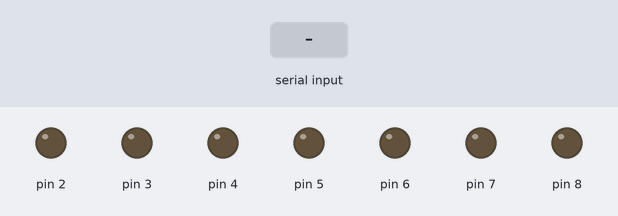
This sketch was run on a simulated Arduino Nano, built with avr-gcc and run on an emulated ATmega328P. Shown: output pins drawn as LEDs (lit = HIGH). The test bench sets the inputs (shaded band).

Above: at 1.2 s.
1.3 s: "a" received over Serial
At 1.8 s:
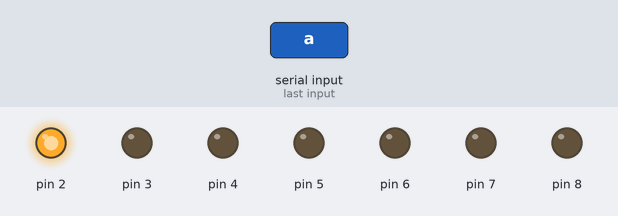
2.8 s: byte 100 ('d') received over Serial
At 4.0 s:
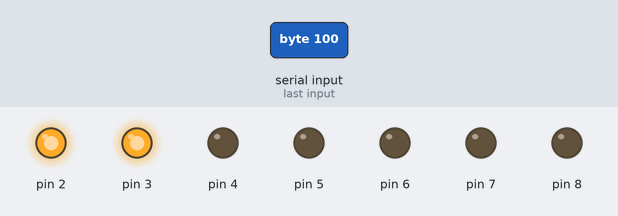
4.3 s: byte 103 ('g') received over Serial
At 5.3 s:
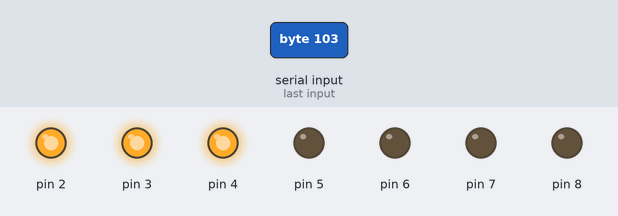
5.8 s: byte 102 ('f') received over Serial
At 6.5 s:
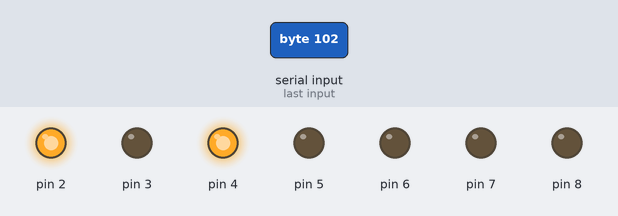
7.3 s: byte 106 ('j') received over Serial
At 7.6 s:
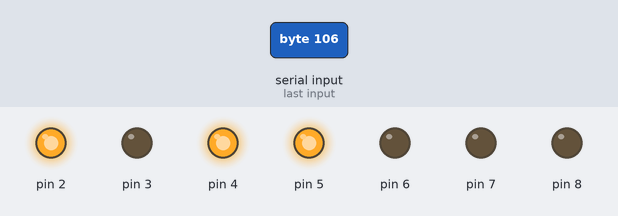
8.8 s: byte 105 ('i') received over Serial
At 9.9 s:
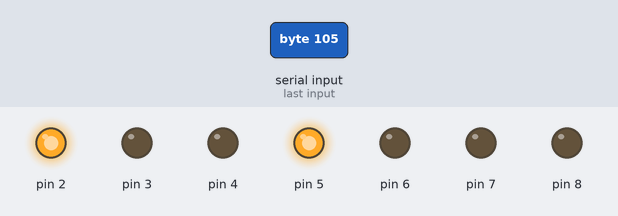
Timing chart, 0 to 11.3 s (numbered marks = the images above; inputs shaded):
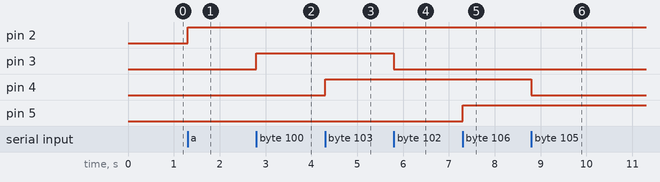

The sketch:

arduinoController.ino
```cpp
#include <Wire.h>
#include <Adafruit_Sensor.h>
#include <Adafruit_BMP280.h>
#include <BH1750.h>
#include <MQ135.h>
MQ135 gasSensor = MQ135(A3);
#define RZERO 730.12
Adafruit_BMP280 bmp;
BH1750 lightMeter(0x23);

void co(){
  float ppm = gasSensor.getPPM();
  Serial.println(ppm);
}

void lightSensor(){
  lightMeter.begin(BH1750_CONTINUOUS_HIGH_RES_MODE);
  uint16_t lux = lightMeter.readLightLevel();
  Serial.println(lux);
}

void ecSensor(){
  int anVolt=analogRead(A2);
  float volt=(5/1023.0)*anVolt;
  float current=((5.0-volt)/10000.0);
  double resistance=volt/current;
  float resistivity=(resistance*(4*0.3))/1;
  float conductivity=1/resistivity;
  float ppm=(conductivity*1000)*500;
  Serial.println(ppm);
}

void pressureRoot(){
  if (!bmp.begin(0x77,0x58)) {
    Serial.println(0);
    while (1);
  }

  Serial.println(bmp.readPressure());

}
void getPH(){
  float anPh=analogRead(A6);
  float pH=map(anPh, 500,1023, 14,0);
  Serial.println(pH);
}

void pressureShoot(){
  if (!bmp.begin(0x76,0x58)) {
    Serial.println(0);
    while (1);
  }

  Serial.println(bmp.readPressure());

}

void humidifierWaterLevel(){
  int anL=analogRead(A0);
  float level=map(anL,236,677,0,40);
  Serial.println(level);
}

void mistMakerFeedback(){
  int mmfb=analogRead(A1);
  Serial.println(mmfb);
}
void setup() {
  Serial.begin(9600);
  Wire.begin();
  pinMode(2,OUTPUT);
  pinMode(3,OUTPUT);
  pinMode(4,OUTPUT);
  pinMode(5,OUTPUT);
  pinMode(6,OUTPUT);
  pinMode(7,OUTPUT);
  pinMode(8,OUTPUT);

  digitalWrite(2,LOW);
  digitalWrite(3,LOW);
  digitalWrite(4,LOW);
  digitalWrite(5,LOW);
  digitalWrite(6,LOW);
  digitalWrite(7,LOW);
  digitalWrite(8,LOW);

}

void loop() {
    char sr=Serial.read();
    if(sr=='p'){

      pressureShoot();

    }

    if(sr=='q'){

      pressureRoot();
    }
    if(sr=='h'){
      humidifierWaterLevel();
    }
    if(sr=='m'){
      mistMakerFeedback();
    }
    if(sr=='e'){
      ecSensor();
    }
    if(sr=='l'){
      lightSensor();
    }
    if(sr=='c'){
      co();
    }
    if(sr=='z'){
      getPH();
    }
    if(sr=='a'){// root temperature low pin on
      digitalWrite(2,HIGH);
    }
    if(sr=='b'){//root temp low pin off
      digitalWrite(2,LOW);
    }
    if(sr=='d'){//shoot hum high on
      digitalWrite(3, HIGH);
    }
    if(sr=='f'){//shoot hum high off
      digitalWrite(3, LOW);
    }
    if(sr=='g'){//shoot hum low on
      digitalWrite(4, HIGH);
    }
    if(sr=='i'){//shoot hum low off
      digitalWrite(4, LOW);
    }
    if(sr=='j'){//shoot pres high on
      digitalWrite(5, HIGH);
    }
    if(sr=='k'){//shoot pres high off
      digitalWrite(5, LOW);
    }
    if(sr=='n'){//shoot pres low on
      digitalWrite(6, HIGH);
    }
    if(sr=='o'){//shoot pres low off
      digitalWrite(6, LOW);
    }
    if(sr=='r'){//shoot temp high on
      digitalWrite(7, HIGH);
    }
    if(sr=='s'){//shoot temp high off
      digitalWrite(7, LOW);
    }
    if(sr=='t'){//shoot temp low on
      digitalWrite(8, HIGH);
    }
    if(sr=='u'){//shoot temp low off
      digitalWrite(8, LOW);
    }

}
```

Measured:
- after the input at 1.3 s, pin 2: LOW → HIGH at once
- after the input at 2.8 s, pin 3: LOW → HIGH at once
- after the input at 4.3 s, pin 4: LOW → HIGH at once
- after the input at 5.8 s, pin 3: HIGH → LOW at once
- after the input at 7.3 s, pin 5: LOW → HIGH at once
- after the input at 8.8 s, pin 4: HIGH → LOW at once
